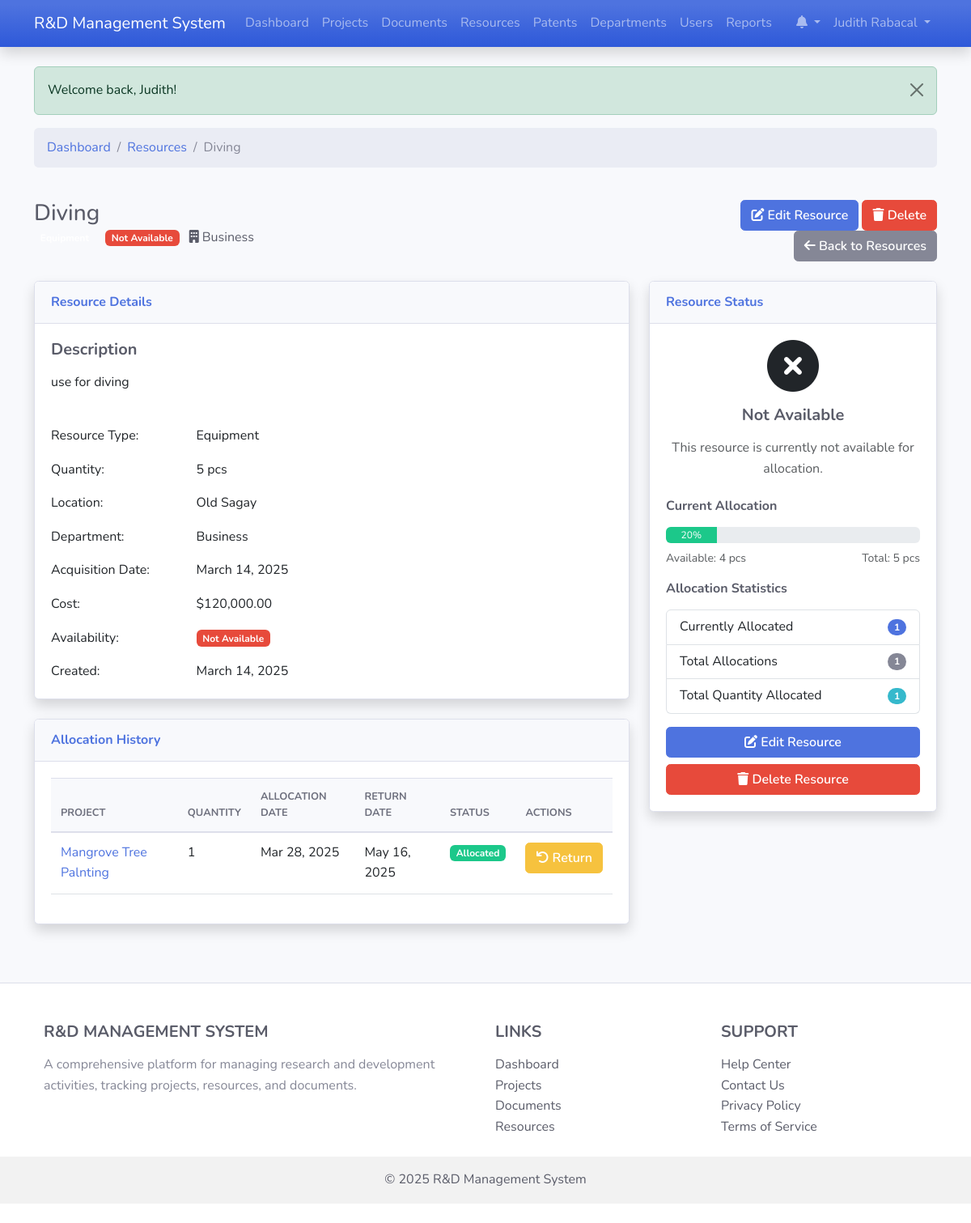
The page /resource_detail.php?id=3 (signed in) on the database its author committed.
### tables this page shows
CREATE TABLE `users` (
  `id` int(11) NOT NULL,
  `username` varchar(50) NOT NULL,
  `password` varchar(255) NOT NULL,
  `email` varchar(100) NOT NULL,
  `first_name` varchar(50) NOT NULL,
  `last_name` varchar(50) NOT NULL,
  `role_id` int(11) NOT NULL,
  `department_id` int(11) DEFAULT NULL,
  `is_active` tinyint(1) DEFAULT 1,
  `last_login` datetime DEFAULT NULL,
  `created_at` timestamp NOT NULL DEFAULT current_timestamp(),
  `updated_at` timestamp NOT NULL DEFAULT current_timestamp() ON UPDATE current_timestamp()
);

CREATE TABLE `resources` (
  `id` int(11) NOT NULL,
  `name` varchar(100) NOT NULL,
  `description` text DEFAULT NULL,
  `type` enum('personnel','equipment','facility','financial') NOT NULL,
  `quantity` int(11) NOT NULL DEFAULT 1,
  `unit` varchar(50) DEFAULT NULL,
  `location` varchar(255) DEFAULT NULL,
  `availability` enum('available','partially_available','unavailable') DEFAULT 'available',
  `department_id` int(11) DEFAULT NULL,
  `acquisition_date` date DEFAULT NULL,
  `cost` decimal(15,2) DEFAULT NULL,
  `created_by` int(11) NOT NULL,
  `created_at` timestamp NOT NULL DEFAULT current_timestamp(),
  `updated_at` timestamp NOT NULL DEFAULT current_timestamp() ON UPDATE current_timestamp()
);

CREATE TABLE `departments` (
  `id` int(11) NOT NULL,
  `name` varchar(100) NOT NULL,
  `description` text DEFAULT NULL,
  `location` varchar(255) DEFAULT NULL,
  `contact_email` varchar(100) DEFAULT NULL,
  `contact_phone` varchar(50) DEFAULT NULL,
  `created_at` timestamp NOT NULL DEFAULT current_timestamp(),
  `updated_at` timestamp NOT NULL DEFAULT current_timestamp() ON UPDATE current_timestamp()
);

CREATE TABLE `project_resources` (
  `id` int(11) NOT NULL,
  `project_id` int(11) NOT NULL,
  `resource_id` int(11) NOT NULL,
  `quantity` int(11) NOT NULL DEFAULT 1,
  `allocation_date` date NOT NULL,
  `return_date` date DEFAULT NULL,
  `status` enum('allocated','returned','lost') DEFAULT 'allocated',
  `notes` text DEFAULT NULL,
  `created_at` timestamp NOT NULL DEFAULT current_timestamp(),
  `updated_at` timestamp NOT NULL DEFAULT current_timestamp() ON UPDATE current_timestamp()
);

CREATE TABLE `projects` (
  `id` int(11) NOT NULL,
  `title` varchar(100) NOT NULL,
  `description` text DEFAULT NULL,
  `start_date` date DEFAULT NULL,
  `end_date` date DEFAULT NULL,
  `status` enum('planning','in_progress','completed','on_hold','cancelled') DEFAULT 'planning',
  `budget` decimal(15,2) DEFAULT NULL,
  `department_id` int(11) DEFAULT NULL,
  `created_by` int(11) NOT NULL,
  `created_at` timestamp NOT NULL DEFAULT current_timestamp(),
  `updated_at` timestamp NOT NULL DEFAULT current_timestamp() ON UPDATE current_timestamp()
);

### resource_detail.php (the view, shortened to what the rows shown need)
<?php
require_once 'classes/Resource.php';
$resourceObj = new Resource();
$userObj = new User();
$departmentObj = new Department();
$projectObj = new Project();
$currentUser = $userObj->getById($_SESSION['user_id']);
$resourceId = isset($_GET['id']) ? (int)$_GET['id'] : 0;
$resource = $resourceObj->getById($resourceId);
$canEdit = false;
if ($currentUser['role_id'] <= 2) {
    $canEdit = true;
}
elseif ($currentUser['role_id'] == 4 && $resource['department_id'] == $currentUser['department_id']) {
    $canEdit = true;
}
$department = null;
if (!empty($resource['department_id'])) {
    $department = $departmentObj->getById($resource['department_id']);
}
$allocations = $resourceObj->getAllocations($resourceId);
include 'includes/header.php';
?>
<div class="row mb-4">
    <div class="col-md-12">
        <nav aria-label="breadcrumb">
            <ol class="breadcrumb">
                <li class="breadcrumb-item"><a href="index.php">Dashboard</a></li>
                <li class="breadcrumb-item"><a href="resources.php">Resources</a></li>
                <li class="breadcrumb-item active" aria-current="page"><?php echo htmlspecialchars($resource['name']); ?></li>
            </ol>
        </nav>
    </div>
</div>
<div class="row mb-4">
    <div class="col-md-8">
        <h1 class="h3 mb-0 text-gray-800"><?php echo htmlspecialchars($resource['name']); ?></h1>
        <p class="mb-0">
            <span class="badge resource-type-<?php echo $resource['type']; ?>">
            </span>
            <?php if ($resource['availability'] === 'available'): ?>
                <span class="badge bg-success ms-2">Available</span>
            <?php else: ?>
                <span class="badge bg-danger ms-2">Not Available</span>
            <?php endif; ?>
            <?php if ($department): ?>
                <span class="ms-2">
                    <i class="fas fa-building"></i> <?php echo htmlspecialchars($department['name']); ?>
                </span>
            <?php endif; ?>
        </p>
    </div>
</div>
<div class="row">
    <div class="col-lg-8">
        <div class="card shadow mb-4">
            <div class="card-body">
                <?php if (!empty($resource['description'])): ?>
                    <div class="row mb-4">
                        <div class="col-md-12">
                            <h5>Description</h5>
                            <p><?php echo nl2br(htmlspecialchars($resource['description'])); ?></p>
                        </div>
                    </div>
                <?php endif; ?>
                <div class="row mb-3">
                    <div class="col-md-3 font-weight-bold">Resource Type:</div>
                    <div class="col-md-9"><?php echo ucfirst($resource['type']); ?></div>
                </div>
                <div class="row mb-3">
                    <div class="col-md-3 font-weight-bold">Quantity:</div>
                    <div class="col-md-9">
                        <?php echo $resource['quantity']; ?>
                        <?php if (!empty($resource['unit'])): ?>
                            <?php echo htmlspecialchars($resource['unit']); ?>
                        <?php endif; ?>
                    </div>
                </div>
                <?php if (!empty($resource['location'])): ?>
                    <div class="row mb-3">
                        <div class="col-md-3 font-weight-bold">Location:</div>
                        <div class="col-md-9"><?php echo htmlspecialchars($resource['location']); ?></div>
                    </div>
                <?php endif; ?>
                <?php if ($department): ?>
                    <div class="row mb-3">
                        <div class="col-md-3 font-weight-bold">Department:</div>
                        <div class="col-md-9"><?php echo htmlspecialchars($department['name']); ?></div>
                    </div>
                <?php endif; ?>
                <?php if (!empty($resource['acquisition_date'])): ?>
                    <div class="row mb-3">
                        <div class="col-md-3 font-weight-bold">Acquisition Date:</div>
                        <div class="col-md-9"><?php echo date('F d, Y', strtotime($resource['acquisition_date'])); ?></div>
                    </div>
                <?php endif; ?>
                <?php if (!empty($resource['cost'])): ?>
                    <div class="row mb-3">
                        <div class="col-md-3 font-weight-bold">Cost:</div>
                        <div class="col-md-9">$<?php echo number_format($resource['cost'], 2); ?></div>
                    </div>
                <?php endif; ?>
                <div class="row">
                    <div class="col-md-3 font-weight-bold">Created:</div>
                    <div class="col-md-9"><?php echo date('F d, Y', strtotime($resource['created_at'])); ?></div>
                </div>
            </div>
        </div>
        <div class="card shadow mb-4">
            <div class="card-body">
                <?php if (empty($allocations)): ?>
                    <p class="text-center text-muted">This resource has not been allocated to any projects yet.</p>
                <?php else: ?>
                    <div class="table-responsive">
                        <table class="table table-hover">
                            <thead>
                                <tr>
                                    <th>Project</th>
                                    <th>Quantity</th>
                                    <th>Allocation Date</th>
                                    <th>Return Date</th>
                                    <th>Status</th>
                                    <th>Actions</th>
                                </tr>
                            </thead>
                            <tbody>
                                <?php foreach ($allocations as $allocation): ?>
                                    <?php $project = $projectObj->getById($allocation['project_id']); ?>
                                    <tr>
                                        <td>
                                            <?php if ($project): ?>
                                                <a href="project_detail.php?id=<?php echo $project['id']; ?>">
                                                    <?php echo htmlspecialchars($project['title']); ?>
                                                </a>
                                            <?php else: ?>
                                                <span class="text-muted">Project not found</span>
                                            <?php endif; ?>
                                        </td>
                                        <td><?php echo $allocation['quantity']; ?></td>
                                        <td><?php echo date('M d, Y', strtotime($allocation['allocation_date'])); ?></td>
                                        <td>
                                            <?php echo !empty($allocation['return_date']) ? date('M d, Y', strtotime($allocation['return_date'])) : 'Not returned'; ?>
                                        </td>
                                        <td>
                                            <span class="badge <?php echo $allocation['status'] === 'allocated' ? 'bg-success' : ($allocation['status'] === 'returned' ? 'bg-secondary' : 'bg-warning'); ?>">
                                                <?php echo ucfirst($allocation['status']); ?>
                                            </span>
                                        </td>
                                        <td>
                                            <?php if ($canEdit && $allocation['status'] === 'allocated'): ?>
                                                <a href="resource_allocation.php?id=<?php echo $allocation['id']; ?>&action=return" class="btn btn-sm btn-warning">
                                                    <i class="fas fa-undo"></i> Return
                                                </a>
                                            <?php endif; ?>
                                        </td>
                                    </tr>
                                <?php endforeach; ?>
                            </tbody>
                        </table>
                    </div>
                <?php endif; ?>
            </div>
        </div>
    </div>
    <div class="col-lg-4">
        <div class="card shadow mb-4">
            <div class="card-body">
                <?php if (!empty($allocations)): ?>
                    <?php
                    $totalAllocated = 0;
                    $currentlyAllocated = 0;
                    foreach ($allocations as $allocation) {
                        $totalAllocated += $allocation['quantity'];
                        if ($allocation['status'] === 'allocated') {
                            $currentlyAllocated += $allocation['quantity'];
                        }
                    }
                    $availableQuantity = $resource['quantity'] - $currentlyAllocated;
                    $usagePercentage = ($resource['quantity'] > 0) ? ($currentlyAllocated / $resource['quantity']) * 100 : 0;
                    ?>
                    <div class="mb-3">
                        <h6>Current Allocation</h6>
                        <div class="progress mb-2" style="height: 20px;">
                            <div class="progress-bar <?php echo $usagePercentage >= 90 ? 'bg-danger' : ($usagePercentage >= 70 ? 'bg-warning' : 'bg-success'); ?>" role="progressbar" style="width: <?php echo $usagePercentage; ?>%;" aria-valuenow="<?php echo $usagePercentage; ?>" aria-valuemin="0" aria-valuemax="100">
                                <?php echo round($usagePercentage); ?>%
                            </div>
                        </div>
                        <div class="d-flex justify-content-between">
                            <small class="text-muted">Available: <?php echo $availableQuantity; ?> <?php echo !empty($resource['unit']) ? $resource['unit'] : ''; ?></small>
                            <small class="text-muted">Total: <?php echo $resource['quantity']; ?> <?php echo !empty($resource['unit']) ? $resource['unit'] : ''; ?></small>
                        </div>
                    </div>
                    <div class="mb-3">
                        <h6>Allocation Statistics</h6>
                        <ul class="list-group">
                            <li class="list-group-item d-flex justify-content-between align-items-center">
                                Currently Allocated
                                <span class="badge bg-primary rounded-pill"><?php echo $currentlyAllocated; ?></span>
                            </li>
                            <li class="list-group-item d-flex justify-content-between align-items-center">
                                Total Allocations
                                <span class="badge bg-secondary rounded-pill"><?php echo count($allocations); ?></span>
                            </li>
                            <li class="list-group-item d-flex justify-content-between align-items-center">
                                Total Quantity Allocated
                                <span class="badge bg-info rounded-pill"><?php echo $totalAllocated; ?></span>
                            </li>
                        </ul>
                    </div>
                <?php endif; ?>
            </div>
        </div>
    </div>
</div>
<?php
include 'includes/footer.php';
?>

### includes/header.php (shortened to what the rows shown need)
<?php
$isLoggedIn = isset($_SESSION['user_id']);
$currentUser = null;
if ($isLoggedIn) {
    $userObj = new User();
    $currentUser = $userObj->getById($_SESSION['user_id']);
}
?>
<!DOCTYPE html>
<html lang="en">
<head>
    <link href="https://cdn.jsdelivr.net/npm/bootstrap@5.3.0-alpha1/dist/css/bootstrap.min.css" rel="stylesheet">
    <link rel="stylesheet" href="https://cdnjs.cloudflare.com/ajax/libs/font-awesome/6.0.0/css/all.min.css">
    <link rel="stylesheet" href="https://cdn.datatables.net/1.11.5/css/dataTables.bootstrap5.min.css">
    <link rel="stylesheet" href="assets/css/style.css">
</head>
<body>
    <nav class="navbar navbar-expand-lg navbar-dark bg-gradient-primary shadow">
        <div class="container">
            <div class="collapse navbar-collapse" id="navbarNav">
                <ul class="navbar-nav">
                    <?php if ($isLoggedIn): ?>
                        <li class="nav-item dropdown">
                            <a class="nav-link dropdown-toggle" href="#" id="notificationsDropdown" role="button" data-bs-toggle="dropdown" aria-expanded="false">
                                <i class="fas fa-bell"></i>
                            </a>
                        </li>
                        <li class="nav-item dropdown">
                            <a class="nav-link dropdown-toggle" href="#" id="userDropdown" role="button" data-bs-toggle="dropdown" aria-expanded="false">
                                <?php echo htmlspecialchars($currentUser['first_name'] . ' ' . $currentUser['last_name']); ?>
                            </a>
                        </li>
                    <?php endif; ?>
                </ul>
            </div>
        </div>
    </nav>
    <div class="container mt-4">

### rows shown on the page
users: first_name+last_name "Judith Rabacal"
resources: name "Diving", description "use for diving", type "Equipment", quantity "5", unit "pcs", location "Old Sagay", acquisition_date "March 14, 2025", cost "120,000.00", created_at "March 14, 2025", quantity "20", quantity "4"
departments: name "Business"
project_resources: project.title "Mangrove Tree Palnting", quantity "1", allocation_date "Mar 28, 2025", return_date "May 16, 2025", status "Allocated"

### other values the page prints
$_SESSION['success_message'] "Welcome back, Judith!"
$currentlyAllocated "1"
count($allocations) "1"
$totalAllocated "1"
